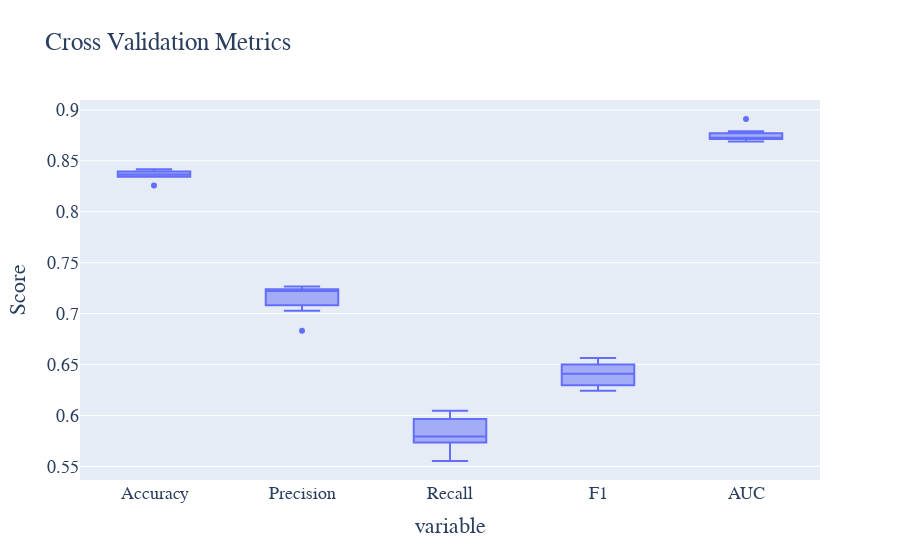

Notebook code cell kept with this figure:
### Code cell
# 执行交叉验证
cv_results = cross_validate(lr_model, X_train, y_train, cv=10, scoring=['accuracy', 'precision', 'recall', 'f1', 'roc_auc'])

# 提取交叉验证结果
cv_accuracy = cv_results['test_accuracy']
cv_precision = cv_results['test_precision']
cv_recall = cv_results['test_recall']
cv_f1 = cv_results['test_f1']
cv_roc = cv_results['test_roc_auc']

# 绘制交叉验证结果的箱线图
cv_metrics_data = pd.DataFrame({
    'Accuracy': cv_accuracy,
    'Precision': cv_precision,
    'Recall': cv_recall,
    'F1': cv_f1,
    'AUC': cv_roc
})

# 绘制交叉验证结果的箱线图
fig = px.box(cv_metrics_data, title='Cross Validation Metrics')
fig.update_layout(
    yaxis_title='Score', showlegend=False,
    font=dict(family='Times New Roman', size=18)
)

fig.write_html('Image/4_9_4.html')
fig.show()

### Figure 1 — Plotly figure (JSON) as saved in the notebook; plotly's stock layout.template omitted (floating-point values rounded to 4 significant figures)
{"data": [{"alignmentgroup": "True", "hovertemplate": "variable=%{x}<br>value=%{y}<extra></extra>", "legendgroup": "", "marker": {"color": "#636efa"}, "name": "", "notched": false, "offsetgroup": "", "orientation": "v", "showlegend": false, "type": "box", "x": ["Accuracy", "Accuracy", "Accuracy", "Accuracy", "Accuracy", "Accuracy", "Accuracy", "Accuracy", "Accuracy", "Accuracy", "Precision", "Precision", "Precision", "Precision", "Precision", "Precision", "Precision", "Precision", "Precision", "Precision", "Recall", "Recall", "Recall", "Recall", "Recall", "Recall", "Recall", "Recall", "Recall", "Recall", "F1", "F1", "F1", "F1", "F1", "F1", "F1", "F1", "F1", "F1", "AUC", "AUC", "AUC", "AUC", "AUC", "AUC", "AUC", "AUC", "AUC", "AUC"], "x0": " ", "xaxis": "x", "y": [0.8343, 0.8259, 0.8397, 0.8346, 0.837, 0.8417, 0.8343, 0.8417, 0.8386, 0.836, 0.7083, 0.683, 0.723, 0.7212, 0.7215, 0.7261, 0.7227, 0.7239, 0.7265, 0.7028, 0.5819, 0.5747, 0.588, 0.5587, 0.5733, 0.5965, 0.5553, 0.6005, 0.5766, 0.6045, 0.6389, 0.6242, 0.6485, 0.6296, 0.6389, 0.655, 0.628, 0.6565, 0.6429, 0.65, 0.8716, 0.8696, 0.876, 0.8716, 0.8721, 0.8911, 0.8689, 0.877, 0.8791, 0.8731], "y0": " ", "yaxis": "y"}], "layout": {"boxmode": "group", "font": {"family": "Times New Roman", "size": 18}, "legend": {"tracegroupgap": 0}, "showlegend": false, "title": {"text": "Cross Validation Metrics"}, "xaxis": {"anchor": "y", "domain": [0, 1], "title": {"text": "variable"}}, "yaxis": {"anchor": "x", "domain": [0, 1], "title": {"text": "Score"}}}}
